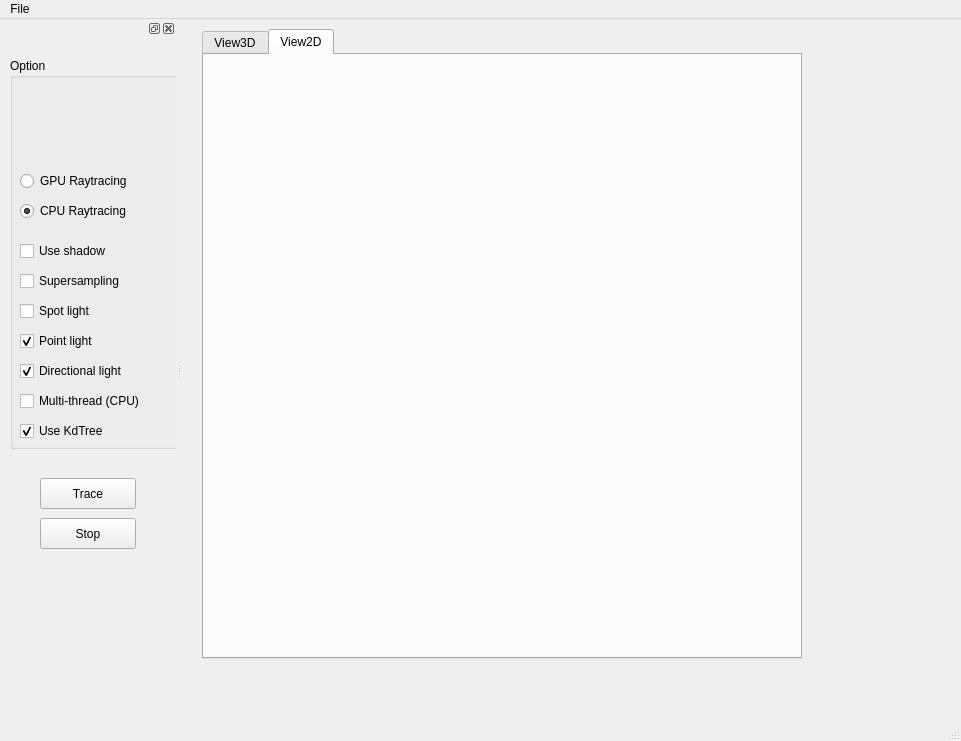
<?xml version="1.0" encoding="UTF-8"?>
<ui version="4.0">
 <class>MainWindow</class>
 <widget class="QMainWindow" name="MainWindow">
  <property name="geometry">
   <rect>
    <x>0</x>
    <y>0</y>
    <width>961</width>
    <height>741</height>
   </rect>
  </property>
  <property name="windowTitle">
   <string>MainWindow</string>
  </property>
  <widget class="QWidget" name="centralwidget">
   <widget class="QTabWidget" name="tabWidget">
    <property name="geometry">
     <rect>
      <x>20</x>
      <y>10</y>
      <width>600</width>
      <height>630</height>
     </rect>
    </property>
    <property name="currentIndex">
     <number>1</number>
    </property>
    <widget class="QWidget" name="tab_1">
     <attribute name="title">
      <string>View3D</string>
     </attribute>
     <widget class="View3D" name="view3D" native="true">
      <property name="geometry">
       <rect>
        <x>-1</x>
        <y>-1</y>
        <width>600</width>
        <height>600</height>
       </rect>
      </property>
     </widget>
    </widget>
    <widget class="QWidget" name="tab_2">
     <attribute name="title">
      <string>View2D</string>
     </attribute>
     <widget class="View2D" name="view2D" native="true">
      <property name="geometry">
       <rect>
        <x>0</x>
        <y>0</y>
        <width>600</width>
        <height>600</height>
       </rect>
      </property>
     </widget>
    </widget>
   </widget>
  </widget>
  <widget class="QMenuBar" name="menubar">
   <property name="geometry">
    <rect>
     <x>0</x>
     <y>0</y>
     <width>961</width>
     <height>29</height>
    </rect>
   </property>
   <widget class="QMenu" name="menuFile">
    <property name="title">
     <string>File</string>
    </property>
    <addaction name="actionOpen"/>
    <addaction name="actionExit"/>
   </widget>
   <addaction name="menuFile"/>
  </widget>
  <widget class="QStatusBar" name="statusbar"/>
  <widget class="QDockWidget" name="dockWidget">
   <property name="minimumSize">
    <size>
     <width>176</width>
     <height>41</height>
    </size>
   </property>
   <attribute name="dockWidgetArea">
    <number>1</number>
   </attribute>
   <widget class="QWidget" name="dockWidgetContents">
    <widget class="QGroupBox" name="groupBox">
     <property name="geometry">
      <rect>
       <x>10</x>
       <y>20</y>
       <width>171</width>
       <height>391</height>
      </rect>
     </property>
     <property name="title">
      <string>Option</string>
     </property>
     <widget class="QRadioButton" name="radioButtonGPUTrace">
      <property name="geometry">
       <rect>
        <x>10</x>
        <y>110</y>
        <width>131</width>
        <height>26</height>
       </rect>
      </property>
      <property name="text">
       <string>GPU Raytracing</string>
      </property>
      <property name="checked">
       <bool>false</bool>
      </property>
     </widget>
     <widget class="QRadioButton" name="radioButtonCPUTrace">
      <property name="geometry">
       <rect>
        <x>10</x>
        <y>140</y>
        <width>131</width>
        <height>26</height>
       </rect>
      </property>
      <property name="text">
       <string>CPU Raytracing</string>
      </property>
      <property name="checked">
       <bool>true</bool>
      </property>
     </widget>
     <widget class="QCheckBox" name="checkBox_shadow">
      <property name="geometry">
       <rect>
        <x>10</x>
        <y>180</y>
        <width>141</width>
        <height>26</height>
       </rect>
      </property>
      <property name="text">
       <string>Use shadow</string>
      </property>
     </widget>
     <widget class="QCheckBox" name="checkBox_spot_light">
      <property name="geometry">
       <rect>
        <x>10</x>
        <y>240</y>
        <width>94</width>
        <height>26</height>
       </rect>
      </property>
      <property name="text">
       <string>Spot light</string>
      </property>
      <property name="checked">
       <bool>false</bool>
      </property>
     </widget>
     <widget class="QCheckBox" name="checkBox_point_light">
      <property name="geometry">
       <rect>
        <x>10</x>
        <y>270</y>
        <width>94</width>
        <height>26</height>
       </rect>
      </property>
      <property name="text">
       <string>Point light</string>
      </property>
      <property name="checked">
       <bool>true</bool>
      </property>
     </widget>
     <widget class="QCheckBox" name="checkBox_supersampling">
      <property name="geometry">
       <rect>
        <x>10</x>
        <y>210</y>
        <width>131</width>
        <height>26</height>
       </rect>
      </property>
      <property name="text">
       <string>Supersampling</string>
      </property>
     </widget>
     <widget class="QCheckBox" name="checkBox_dir_light">
      <property name="geometry">
       <rect>
        <x>10</x>
        <y>300</y>
        <width>131</width>
        <height>26</height>
       </rect>
      </property>
      <property name="text">
       <string>Directional light</string>
      </property>
      <property name="checked">
       <bool>true</bool>
      </property>
     </widget>
     <widget class="QCheckBox" name="checkBox_multi_thread">
      <property name="geometry">
       <rect>
        <x>10</x>
        <y>330</y>
        <width>151</width>
        <height>26</height>
       </rect>
      </property>
      <property name="text">
       <string>Multi-thread (CPU)</string>
      </property>
     </widget>
     <widget class="QCheckBox" name="checkBox_use_kdtree">
      <property name="enabled">
       <bool>true</bool>
      </property>
      <property name="geometry">
       <rect>
        <x>10</x>
        <y>360</y>
        <width>141</width>
        <height>26</height>
       </rect>
      </property>
      <property name="text">
       <string>Use KdTree</string>
      </property>
      <property name="checked">
       <bool>true</bool>
      </property>
     </widget>
    </widget>
    <widget class="QPushButton" name="traceButton">
     <property name="geometry">
      <rect>
       <x>40</x>
       <y>440</y>
       <width>96</width>
       <height>31</height>
      </rect>
     </property>
     <property name="text">
      <string>Trace</string>
     </property>
    </widget>
    <widget class="QPushButton" name="stopButton">
     <property name="geometry">
      <rect>
       <x>40</x>
       <y>480</y>
       <width>96</width>
       <height>31</height>
      </rect>
     </property>
     <property name="text">
      <string>Stop</string>
     </property>
    </widget>
   </widget>
  </widget>
  <action name="actionOpen">
   <property name="text">
    <string>Open</string>
   </property>
  </action>
  <action name="actionExit">
   <property name="text">
    <string>Exit</string>
   </property>
  </action>
 </widget>
 <customwidgets>
  <customwidget>
   <class>View2D</class>
   <extends>QWidget</extends>
   <header>view2d.h</header>
   <container>1</container>
  </customwidget>
  <customwidget>
   <class>View3D</class>
   <extends>QWidget</extends>
   <header>view3d.h</header>
   <container>1</container>
  </customwidget>
 </customwidgets>
 <resources/>
 <connections/>
</ui>
